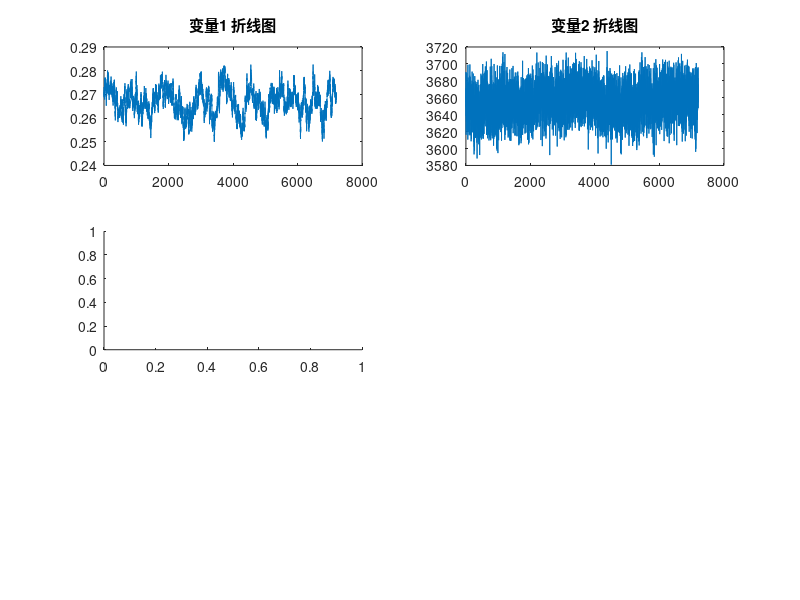

MATLAB code for this plot: (Note: this script raises an error after producing the figure.)
% 保存变量为mat文件
% save("simout.mat", "simout")

% 22个过程变量pv + 19个成分变量cv

% 注意：任务1/2建议使用正常状态下的数据（数据的相关性分析）

clc, clear, close all;
% 加载数据
load("simout.mat");

%% 原始数据可视化 观察数据分布和数据质量问题（噪声 离群点等）
% 原始数据
index1 = 1; index2 = 2;
data_check1 = simout(:, index1);
data_check2 = simout(:, index2);

figure
% 折线图
subplot(3, 2, 1);
plot(data_check1); title(sprintf('变量%d 折线图', index1));
subplot(3, 2, 2);
plot(data_check2); title(sprintf('变量%d 折线图', index2));
% 直方图
subplot(3, 2, 3);
histogram(data_check1); title(sprintf('变量%d 直方图', index1));
subplot(3, 2, 4);
histogram(data_check2); title(sprintf('变量%d 直方图', index2));
% 箱体图
subplot(3, 2, 5);
boxplot(data_check1, 0, '.', 1); title(sprintf('变量%d 箱体图', index1));
subplot(3, 2, 6);
boxplot(data_check2, 0, '.', 1); title(sprintf('变量%d 箱体图', index2));
% % 填充区二维图
% subplot(2, 2, 4);
% area(data_check);

%% 小波去噪 + 平滑去噪
% 对所有数据去噪
% 小波去噪
simout_wde = wdenoise(simout);
% 平滑去噪
simout_dno = smoothdata(simout_wde, 'movmean', 60);  

% 不同去噪方法的效果对比展示
index = 23;
figure, plot(simout(:, index), '-g'), hold on;
plot(simout_wde(:, index), '-'), hold on;
plot(simout_dno(:, index), '.-r');
legend('原始数据', '小波去噪', '平滑去噪');
title('成分A数据去噪效果展示');


for index = 1:41
    figure
    plot(simout(:, index), '-'), hold on
    plot(simout_dno(:, index), '-*');
end

%% 综合去噪效果展示
% 23 21 18 16 3
flist = [3, 16, 18, 21, 23];
figure
for i = 1:numel(flist)
    subplot(5, 1, i); 
    plot(simout(:, flist(i))), hold on;
    plot(simout_dno(:, flist(i)), 'LineWidth', 3);
    legend('原始数据', '去噪后数据');
end

%% 归一化处理
% 最大最小归一化 [0, 1]
% simout_Nor = transpose(mapminmax(transpose(simout), 0, 1));
simout_Nor = mapminmax(simout_dno', 0, 1)';

% z分数规范化 针对矩阵的每一列
% 均值为0 方差为1
simout_dz = zscore(simout_dno);

% 不同规范化方法效果比较
index = 3;
figure;
subplot(3, 1, 1);
plot(simout_dno(:, index)); title('原数据');
subplot(3, 1, 2);
plot(simout_Nor(:, index)); title('最大最小归一化');
subplot(3, 1, 3);
plot(simout_dz(:, index)); title('z分数规范化');

%% 数据观测比较 可视化
% simout_dz_raw = zscore(simout);
figure
subplot(2, 1, 1);
boxplot(simout, 0, '.', 1);
xlabel('变量序号');
title('预处理前');
subplot(2, 1, 2);
boxplot(simout_dz, 0, '.', 1);
xlabel('变量序号');
title('预处理后');

%%
boxplot(simout, 0, '.', 1);
title('预处理前');

%% 变量预处理前后的比较
figure
num = 5;
for index = 1:num
    subplot(num, 1, index);
    plot(simout(:, index), '-'), hold on
    plot(simout_dno(:, index), '-*');
end

%% 主成分分析 PCA降维 对41个变量
% simout_dz = zscore(simout_dno);

R_22p19 = corrcoef(simout_dz);  
R_22p19 = abs(R_22p19);
% 热图
figure; heatmap(R_22p19, 'Fontsize', 10, 'Fontname', 'Yahei');
title('原41个变量的皮尔逊相关性矩阵');

% explained: 每个主成分解释的总方差的百分比
[coeff, score, latent, tsquared, explained, mu] = pca(simout_dz);
% 总方差百分比可视化
figure 
bar(explained);
title('41个主成分变量的总方差百分比');
xlabel('主成分序号');
ylabel('总方差百分比/贡献度');
set(gca, 'Ygrid', 'on');

cov_total = 0;
for i = 1:41
    cov_total = cov_total + explained(i);
    if cov_total >= 80
        break;
    end
end
% 主成分贡献度可视化
figure
bar(explained(1:i));
title('选取的主成分变量贡献度');
xlabel('主成分序号');
ylabel('贡献度');
set(gca, 'Ygrid', 'on');

% 经pca变换后的41个主成分
data_pc = (coeff * simout_Nor')';

% 热图 皮尔逊相关系数
R_41 = corrcoef(data_pc);
R_41 = abs(R_41);
figure; heatmap(R_41, 'Fontsize', 10, 'Fontname', 'Yahei');
title('经pca处理后41个变量的相关系数矩阵');

%% 22个过程变量的主成分分析
% 仅需做零均值化
% simout_dz = detrend(simout_dno);
% simout_dz = zscore(simout_dno);

% explained: 每个主成分解释的总方差的百分比
[coeff, score, latent, tsquared, explained, mu] = pca(simout_dz(:, 1:22));
% 总方差百分比可视化
bar(explained);
title('22个主成分的总方差百分比');
xlabel('主成分序号');
ylabel('总方差百分比/贡献度');
set(gca, 'Ygrid', 'on');    

% 经pca变换后的22个主成分（过程变量）
data_pca_pv22 = (coeff * simout_Nor(:, 1:22)')';

% 热图
R_22 = corrcoef(data_pca_pv22);
R_22 = abs(R_22);
figure; heatmap(R_22, 'Fontsize', 10, 'Fontname', 'Yahei');
title('经pca处理后22个过程变量的相关系数矩阵');

%% 从22个过程变量中筛选具有代表性的主成分
% 查找最后一个非零元素的索引值 即非零元素的数量
num = find(explained>3, 1, 'last');
% 获得主成分的总方差百分比
explained_pc = explained(1:num, 1);
data_pv_num = data_pca_pv22(:, 1:num);

% 主要成分的总方差百分比可视化
figure
bar(explained_pc);
title('主要成分的总方差百分比');
xlabel('主成分序号');
ylabel('总方差百分比/贡献度');
set(gca, 'Ygrid', 'on');

% 热图
R_num = corrcoef(data_pv_num);
R_num = abs(R_num);
figure; heatmap(R_num, 'Fontsize', 10, 'Fontname', 'Yahei');
title('num个主成分过程变量的相关系数矩阵');

%% 任务2 参数预测
%% 22个过程变量的相关性分析
% 热图
R_pv22 = corrcoef(simout_dz(:, 1:22));
R_pv22 = abs(R_pv22);
figure; heatmap(R_pv22, 'Fontsize', 10, 'Fontname', 'Yahei');
title('原22个过程变量的相关系数矩阵');

% 一些过程变量之间存在高度的相关性

%% 变量相关性分析 协方差 相关系数
%% 成分变量与原过程变量之间的相关性分析
R_22p19 = corrcoef(simout_dz);
R_22p19 = abs(R_22p19);
% 热图
figure; heatmap(R_22p19, 'Fontsize', 10, 'Fontname', 'Yahei');
title('成分变量与原过程变量之间的相关性矩阵');

% 保留下三角，上三角清零（包括对角线）
R_22p19 = R_22p19.*tril(ones(41, 41), -1);
eta = 0.8; % 阈值
[row, col] = find(R_22p19 > eta); % 相关度高于阈值的变量组
val_group = [row, col];

% 强关联的变量组
% 2, 3
% 5, 6, 11, 18, 20, 22
% 7, 13, 16

%% 成分变量与原过程变量之间的协方差矩阵
cov_22p19 = cov(simout_dz);
cov_22p19 = abs(cov_22p19);
figure; heatmap(cov_22p19, 'Fontsize', 10, 'Fontname', 'Yahei');
title('成分变量与原过程变量之间的协方差矩阵');

%% 成分变量与经pca处理后过程变量之间的相关性分析
data_pca22p19 = [data_pca_pv22, simout_dz(:, 23:41)];
R_pca22p19 = corrcoef(data_pca22p19);
R_pca22p19 = abs(R_pca22p19);
% 热图
figure; heatmap(R_pca22p19, 'Fontsize', 10, 'Fontname', 'Yahei');
title('成分变量与经pca处理后过程变量之间的相关性矩阵');

% 保留下三角，上三角清零（包括对角线）
R_pca22p19 = R_pca22p19.*tril(ones(41, 41), -1);
eta = 0.8; % 阈值
[row, col] = find(R_pca22p19 > eta); % 相关度高于阈值的变量组
val_group = [row, col];

%% 
% 针对成分变量A(index=23) 确定过程测量变量
r_cv23 = R_pca22p19(23, 1:22);
[r_cv23, sort_idx] = sort(r_cv23, 'descend');
% 22个pca过程变量的相关性降序排序
figure, bar(r_cv23);
labels = {};
for i = 1:22
%     labels(i) = 'pv' + num2str(sort_idx(i));
    labels(i) = {sprintf('pv%d', sort_idx(i))};
end
xticks(1:22);
xticklabels(labels);
title('22个pca过程变量的相关性降序排序');

r_cv23_prime = R_22p19(23, 1:22);
[r_cv23_prime, sort_idx] = sort(r_cv23_prime, 'descend');
% 22个原过程变量的相关性降序排序
figure, bar(r_cv23_prime);
for i = 1:22
%     labels(i) = 'pv' + num2str(sort_idx(i));
    labels(i) = {sprintf('pv%d', sort_idx(i))};
end
xticks(1:22);
xticklabels(labels);
xlabel('过程变量序号');
ylabel('相关性');
title('22个原过程变量的相关性降序排序');

% 选取前nval个相关性系数最大的变量作为过程测量变量
nval = 6;
main_measure = data_pca_pv22(:, sort_idx(1:nval));
% figure, plot(main_measure);

%% 回归分析
%% 多元回归
X = [ones(7201, 1), main_measure];
y = simout_dz(:, 23);

% 最小二乘回归分析
model_ls = fitlm(X, y);
yfit_ls = model_ls.Fitted;
% 岭回归分析
model_ridge = fitrlinear(X, y, 'Regularization', 'ridge');
yfit_ridge = predict(model_ridge, X);
% lasso回归分析
model_ridge = fitrlinear(X, y, 'Regularization', 'lasso');
yfit_lasso = predict(model_ridge, X);

model_net = feedforwardnet([10], 'traingdm');
% hiddenLayerSize = 10; % 隐含层大小
% net = patternnet(hiddenLayerSize); % 创建网络
model_net.trainFcn = 'trainscg';  % 使用 Scaled conjugate gradient backpropagation
model_net.trainParam.lr = 0.01;
model_net.trainParam.epochs = 500;
model_net.trainParam.goal = 1e-3;      % 设置目标误差
model_net.trainParam.max_fail = 6;
model_net = train(model_net, X', y');
yfit_net = model_net(X')';

figure
subplot(4, 1, 1);
plot(1:7201, y, '-', 1:7201, yfit_ls, '-.r');
title('成分变量A：最小二乘回归模型');
xlabel('样本');
ylabel('成分变量A');
legend('实际值', '预测值');

subplot(4, 1, 2);
plot(1:7201, y, '-', 1:7201, yfit_ridge, '-.r');
title('成分变量A：岭回归模型');
xlabel('样本');
ylabel('成分变量A');
legend('实际值', '预测值');

subplot(4, 1, 3);
plot(1:7201, y, '-', 1:7201, yfit_lasso, '-.r');
title('成分变量A：lasso回归模型');
xlabel('样本');
ylabel('成分变量A');
legend('实际值', '预测值');

subplot(4, 1, 4);
plot(1:7201, y, '-', 1:7201, yfit_net, '-.r');
title('成分变量A：BP回归模型');
xlabel('样本');
ylabel('成分变量A');
legend('实际值', '预测值');

% 评价指标
% R方
R_sq_ls = 1 - sum((y - yfit_ls).^2) / sum((y - mean(y)).^2)
R_sq_ridge = 1 - sum((y - yfit_ridge).^2) / sum((y - mean(y)).^2)
R_sq_lasso = 1 - sum((y - yfit_lasso).^2) / sum((y - mean(y)).^2)
R_sq_net = 1 - sum((y - yfit_net).^2) / sum((y - mean(y)).^2)
% MSE
mse_ls = sum((y - yfit_ls).^2) / length(y)
mse_ridge = sum((y - yfit_ridge).^2) / length(y)
mse_lasso = sum((y - yfit_lasso).^2) / length(y)
mse_net = sum((y - yfit_net).^2) / length(y)





